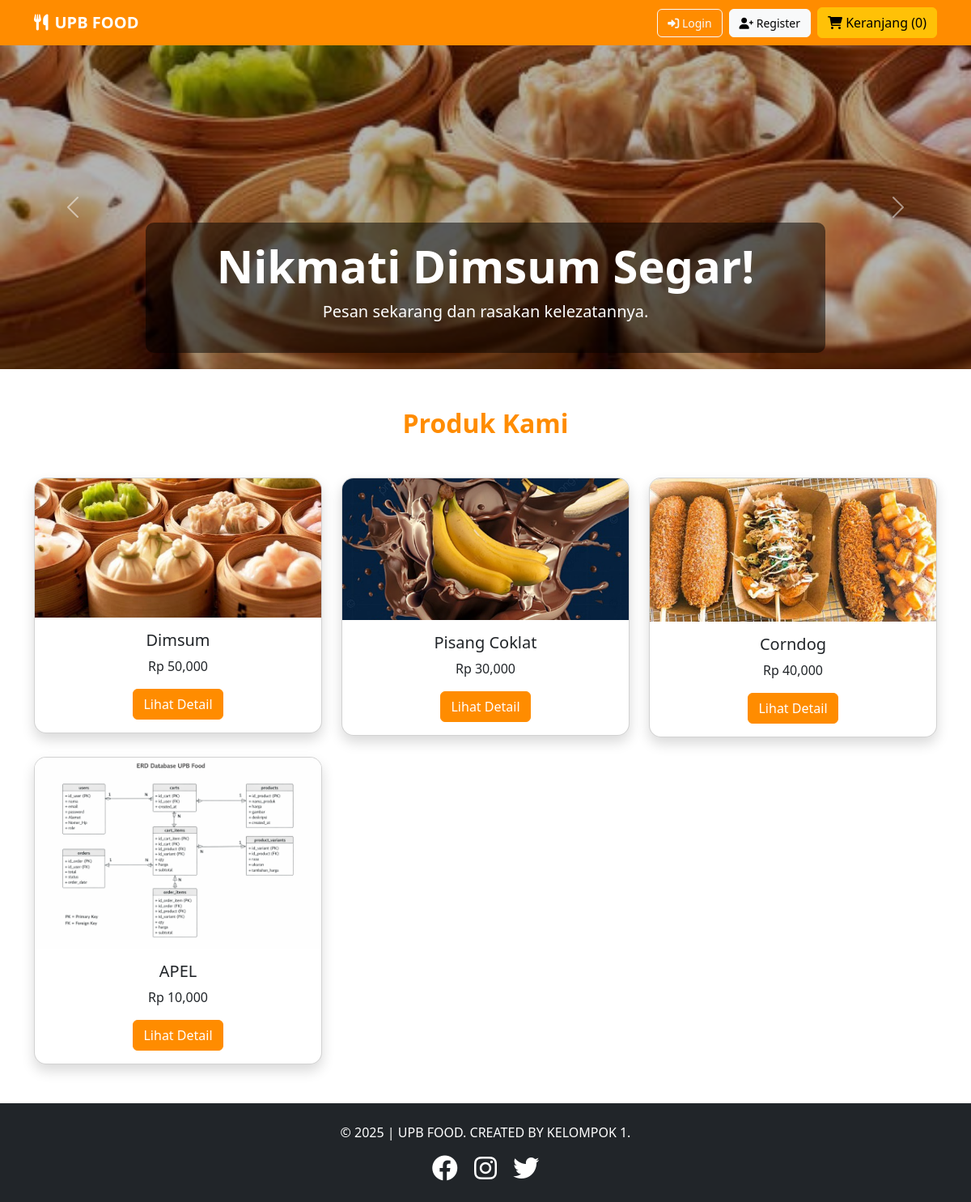
Before: / with the older database file.
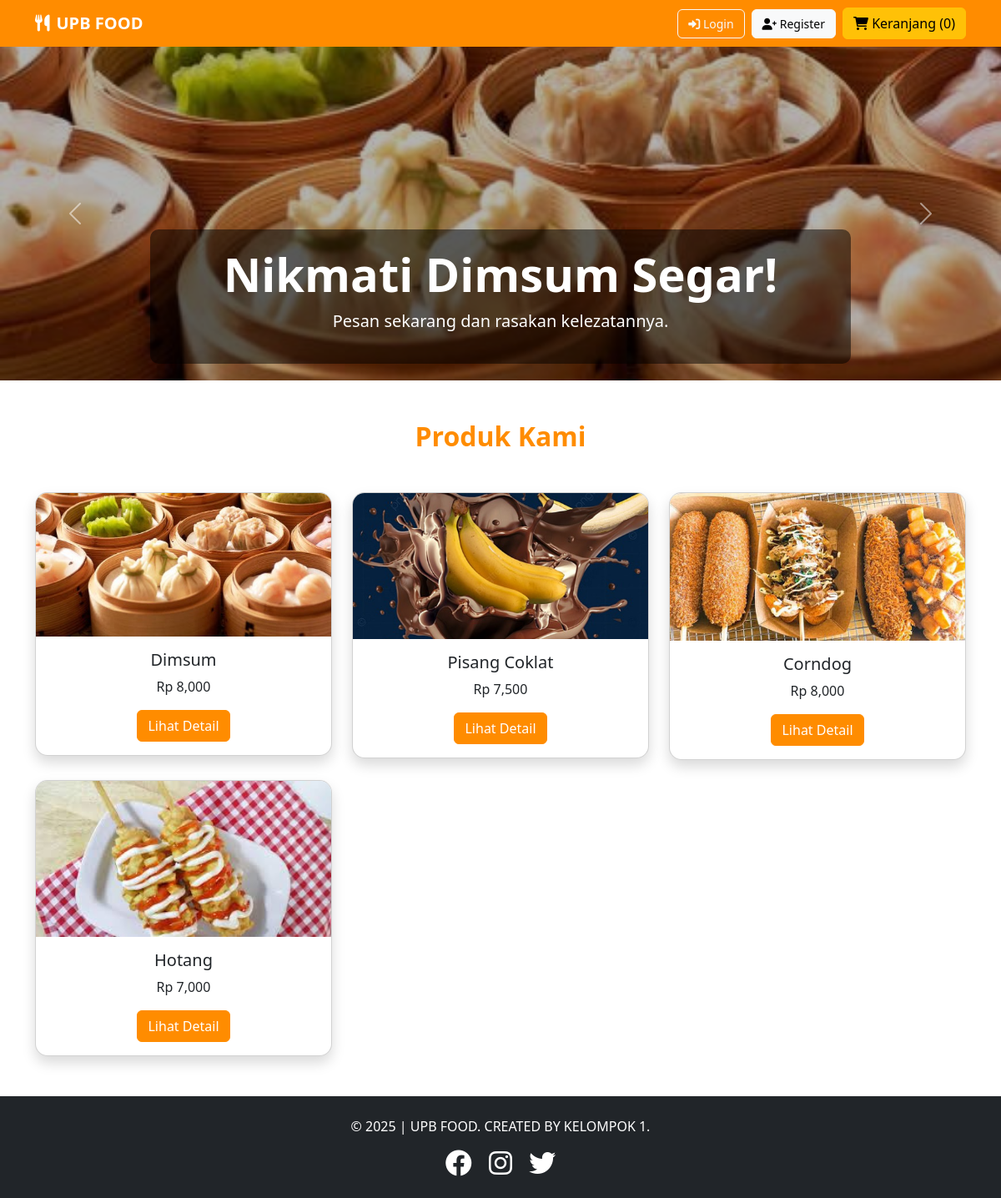
After: the same page with the newer database file.
### tables this page shows
CREATE TABLE `products` (
  `id_product` int(11) NOT NULL,
  `nama_produk` varchar(100) DEFAULT NULL,
  `harga` int(11) DEFAULT NULL,
  `gambar` varchar(255) DEFAULT NULL,
  `deskripsi` text DEFAULT NULL,
  `created_at` timestamp NOT NULL DEFAULT current_timestamp()
);

### index.php (the view, shortened to what this page needs)
<?php
include "config/koneksi.php";
$produk = mysqli_query($mysqli,"SELECT * FROM products");
$cartCount = isset($_SESSION['cart']) ? count($_SESSION['cart']) : 0;
?>
<!DOCTYPE html>
<html lang="id">
<head>
    <link href="https://cdn.jsdelivr.net/npm/bootstrap@5.3.0/dist/css/bootstrap.min.css" rel="stylesheet">
    <link rel="stylesheet" href="https://cdnjs.cloudflare.com/ajax/libs/font-awesome/6.0.0/css/all.min.css">
    <link rel="stylesheet" href="style.css">
</head>
<body class="bg-gradient">
    <nav class="navbar navbar-expand-lg navbar-dark bg-orange shadow-lg">
        <div class="container">
            <a class="navbar-brand fw-bold" href="#"><i class="fas fa-utensils me-2"></i>UPB FOOD</a>
        <div class="ms-auto d-flex align-items-center gap-2">
            <?php if (!isset($_SESSION['id_user'])) { ?>
                <a href="login.php" class="btn btn-outline-light btn-sm">
                    <i class="fas fa-sign-in-alt"></i> Login
                </a>
                <a href="register.php" class="btn btn-light btn-sm">
                    <i class="fas fa-user-plus"></i> Register
                </a>
            <?php } ?>
            <button class="btn btn-warning" id="cart-btn">
                <i class="fas fa-shopping-cart"></i> Keranjang
                (<span id="cart-count"><?= $cartCount ?></span>)
            </button>
        </div>
    </div>
</nav>
    <section class="hero">
        <div id="heroCarousel" class="carousel slide" data-bs-ride="carousel">
            <div class="carousel-inner">
                <div class="carousel-item active">
                    <img src="img/dimsum.jpg" class="d-block w-100" alt="Dimsum">
                    <div class="carousel-caption d-none d-md-block">
                        <h1 class="display-4 fw-bold">Nikmati Dimsum Segar!</h1>
                        <p class="lead">Pesan sekarang dan rasakan kelezatannya.</p>
                    </div>
                </div>
            </div>
            <button class="carousel-control-prev" type="button" data-bs-target="#heroCarousel" data-bs-slide="prev" aria-label="Previous slide">
                <span class="carousel-control-prev-icon" aria-hidden="true"></span>
            </button>
            <button class="carousel-control-next" type="button" data-bs-target="#heroCarousel" data-bs-slide="next" aria-label="Next slide">
                <span class="carousel-control-next-icon" aria-hidden="true"></span>
            </button>
        </div>
    </section>
<main class="container my-5">
<section>
<h2 class="text-center fw-bold text-orange mb-5">Produk Kami</h2>
<div class="row g-4">
<?php while ($p = mysqli_fetch_assoc($produk)) { ?>
<div class="col-md-4">
    <div class="card shadow product-card"
        data-id="<?= $p['id_product'] ?>"
        data-nama="<?= $p['nama_produk'] ?>"
        data-harga="<?= $p['harga'] ?>"
        data-gambar="<?= $p['gambar'] ?>">
        <img src="img/<?= $p['gambar'] ?>" class="card-img-top">
        <div class="card-body text-center">
            <h5><?= $p['nama_produk'] ?></h5>
            <p>Rp <?= number_format($p['harga']) ?></p>
            <button class="btn btn-orange view-detail-btn">
                Lihat Detail
            </button>
        </div>
    </div>
</div>
<?php } ?>
</div>
</section>
</main>
    <footer class="bg-dark text-white text-center py-4 mt-5">
        <div class="container">
            <p>&copy; 2025 | UPB FOOD. CREATED BY KELOMPOK 1.</p>
            <div class="social-icons">
                <a href="https:/facebook.com" class="text-white me-3" aria-label="Kunjungi Facebook Kami"><i class="fab fa-facebook fa-2x"></i></a>
                <a href="https:/instagram.com" class="text-white me-3" aria-label="Kunjungi Instagram Kami"><i class="fab fa-instagram fa-2x"></i></a>
                <a href="https:/twitter.com" class="text-white" aria-label="Kunjungi Twitter Kami"><i class="fab fa-twitter fa-2x"></i></a>
            </div>
        </div>
    </footer>
</body>
</html>

### style.css (style rules this page uses)
* { margin: 0; padding: 0; box-sizing: border-box; font-family: 'Segoe UI', Tahoma, Geneva, Verdana, sans-serif; }
body { color: #333; background: linear-gradient(135deg, #FFF8DC 0%, #FFA500 100%); min-height: 100vh; }
.bg-gradient { background: linear-gradient(135deg, #FFF8DC 0%, #FFA500 100%); min-height: 100vh; }
.bg-orange { background-color: #FF8C00 !important; }
.text-orange { color: #FF8C00 !important; }
.btn-orange { background-color: #FF8C00; border-color: #FF8C00; color: white; }
.hero { position: relative; overflow: hidden; }
.hero img { filter: brightness(0.7); animation: parallax 10s ease-in-out infinite; height: 50vh; width: 100%; object-fit: cover; }
.carousel-caption { background: rgba(0,0,0,.5); border-radius: 10px; padding: 20px; }
.product-card { border-radius: 15px; overflow: hidden; transition: .3s; }
.product-card img { transition: .3s; }
button { background: #FF8C00; color: #fff; border: none; padding: 12px 24px; border-radius: 6px; cursor: pointer; transition: .3s; }
.btn { padding: 6px 12px; border-radius: 6px }
footer { animation: fadeIn 2s }

Changed rows visible on the page:
changed products "Dimsum": harga "50,000" → "8,000"
changed products "Pisang Coklat": harga "30,000" → "7,500"
changed products "Corndog": harga "40,000" → "8,000"
changed products: gambar: a different picture; nama_produk "APEL" → "Hotang"; harga "10,000" → "7,000"
